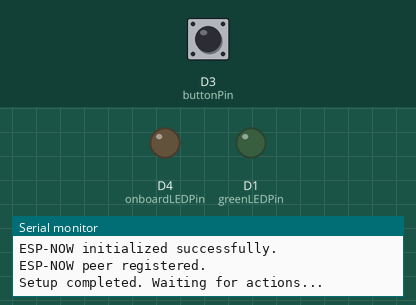
A sketch run on a simulated ESP8266 (NodeMCU). On the bench: output pins drawn as LEDs (lit = HIGH), the last lines printed to the serial monitor. The test bench sets the inputs (shaded band); at power-on: D3 (buttonPin) HIGH. At 12.8 s the program puts the board to deep sleep or switches it off; the recording ends there.

Above: at 1.2 s.
1.3 s: D3 (buttonPin) pulled LOW for 0.15 s
At 4.3 s:
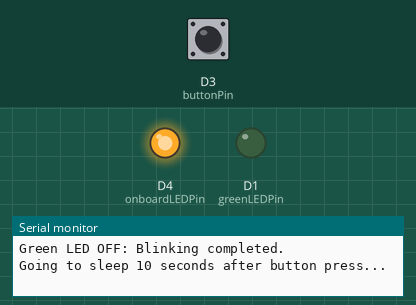
Timing chart, 0 to 5.8 s (numbered marks = the images above; inputs shaded):
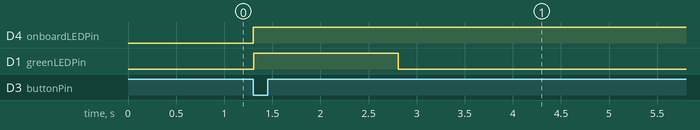

Measured:
- after the input at 1.3 s, D4 (onboardLEDPin): LOW → HIGH after 0.00 s instead of 8.7 s; D1 (greenLEDPin): LOW → HIGH at once, → LOW 1.5 s later

The sketch:

Remote_chickenDoor.ino
```cpp
#include <ESP8266WiFi.h>
#include <espnow.h>

// Pin assignments
const int buttonPin = D3;        // Signal button
const int greenLEDPin = D1;      // Green LED (active-high)
const int onboardLEDPin = D4;    // Onboard LED (active-low)

// MAC address of the receiver ESP32
uint8_t broadcastAddress[] = {0x80, 0x64, 0x6F, 0xC5, 0x3B, 0x6C};

// LED states
const int greenLEDOn = HIGH;   // Active-high: HIGH turns the LED on
const int greenLEDOff = LOW;   // Active-high: LOW turns the LED off
const int onboardLEDOn = LOW;   // Active-low: LOW turns the LED on
const int onboardLEDOff = HIGH; // Active-low: HIGH turns the LED off

// Timing settings
const unsigned long debounceDelay = 50;  // Debounce delay in milliseconds
const unsigned long ledBlinkDuration = 1500; // Duration to blink the LED on success in milliseconds
const unsigned long sleepAfterStart = 10000;  // 10 seconds before sleep after start
const unsigned long sleepAfterNoAction = 15000; // 15 seconds of inactivity before sleep
const unsigned long sleepAfterButtonPress = 10000; // 10 seconds after button press before sleep

// Variables to track time
unsigned long startTime;
unsigned long lastActionTime;
bool buttonPressed = false;

void setup() {
  // Initialize Serial for debugging
  Serial.begin(115200);
  Serial.println("Setup started...");

  // Initialize LED and button pins
  pinMode(buttonPin, INPUT_PULLUP);
  pinMode(greenLEDPin, OUTPUT);
  pinMode(onboardLEDPin, OUTPUT);

  // Ensure LEDs are on/off initially
  digitalWrite(greenLEDPin, greenLEDOff);  // Ensure the green LED is off at startup
  digitalWrite(onboardLEDPin, onboardLEDOn); // Turn on the onboard LED (blue LED is ON while awake)
  Serial.println("LEDs initialized. Blue LED is ON.");

  // Initialize ESP-NOW
  WiFi.mode(WIFI_STA);
  if (esp_now_init() != 0) {
    Serial.println("Error initializing ESP-NOW");
    return;
  }
  Serial.println("ESP-NOW initialized successfully.");

  // Register the peer
  esp_now_set_self_role(ESP_NOW_ROLE_CONTROLLER);
  esp_now_add_peer(broadcastAddress, ESP_NOW_ROLE_SLAVE, 1, NULL, 0);
  esp_now_register_send_cb(OnDataSent);
  Serial.println("ESP-NOW peer registered.");

  // Initialize timers
  startTime = millis();  // Track when the board starts
  lastActionTime = startTime;  // Track the last action time

  Serial.println("Setup completed. Waiting for actions...");
}

void loop() {
  unsigned long currentTime = millis();

  // Read the button state
  int reading = digitalRead(buttonPin);

  // Debounce the button
  if (reading == LOW && !buttonPressed) {
    buttonPressed = true;
    onButtonPress();
    lastActionTime = millis();  // Reset the last action time
    Serial.println("Button press detected.");
  } else if (reading == HIGH && buttonPressed) {
    buttonPressed = false;
  }

  // Sleep after 10 seconds from startup if no action is done
  if (currentTime - startTime >= sleepAfterStart && lastActionTime == startTime) {
    Serial.println("No action after startup, going to sleep...");
    goToSleep();
  }

  // Sleep after 15 seconds of inactivity
  if (currentTime - lastActionTime >= sleepAfterNoAction) {
    Serial.println("No action for 15 seconds, going to sleep...");
    goToSleep();
  }
}

void onButtonPress() {
  Serial.println("Button pressed, sending data...");

  // Turn on the onboard LED to indicate transmission
  digitalWrite(onboardLEDPin, onboardLEDOn);
  Serial.println("Blue LED ON: Data transmission started.");

  // Send data to the receiver
  uint8_t data = 1;  // Example data
  esp_now_send(broadcastAddress, &data, sizeof(data));

  // Turn off the onboard LED after sending
  digitalWrite(onboardLEDPin, onboardLEDOff);
  Serial.println("Blue LED OFF: Data transmission completed.");
}

void OnDataSent(uint8_t *mac_addr, uint8_t sendStatus) {
  if (sendStatus == 0) {
    Serial.println("Data sent successfully. Blinking green LED.");
    // Blink the green LED for a specified duration
    digitalWrite(greenLEDPin, greenLEDOn);   // Turn on the LED
    delay(ledBlinkDuration);                 // Wait for the specified duration
    digitalWrite(greenLEDPin, greenLEDOff);  // Turn off the LED
    Serial.println("Green LED OFF: Blinking completed.");

    // Sleep 10 seconds after button press
    Serial.println("Going to sleep 10 seconds after button press...");
    delay(sleepAfterButtonPress);
    goToSleep();
  } else {
    Serial.println("Data send failed.");
    // You can add an error handling routine here if needed
  }
}

void goToSleep() {
  Serial.println("Entering deep sleep...");
  digitalWrite(onboardLEDPin, onboardLEDOff); // Turn off the onboard LED before sleeping
  ESP.deepSleep(0);  // Enter deep sleep indefinitely until reset
}
```
